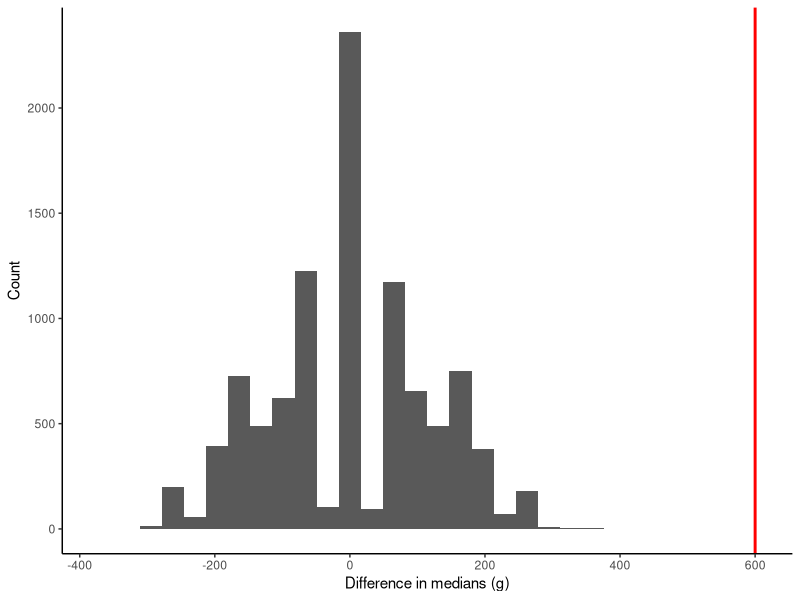
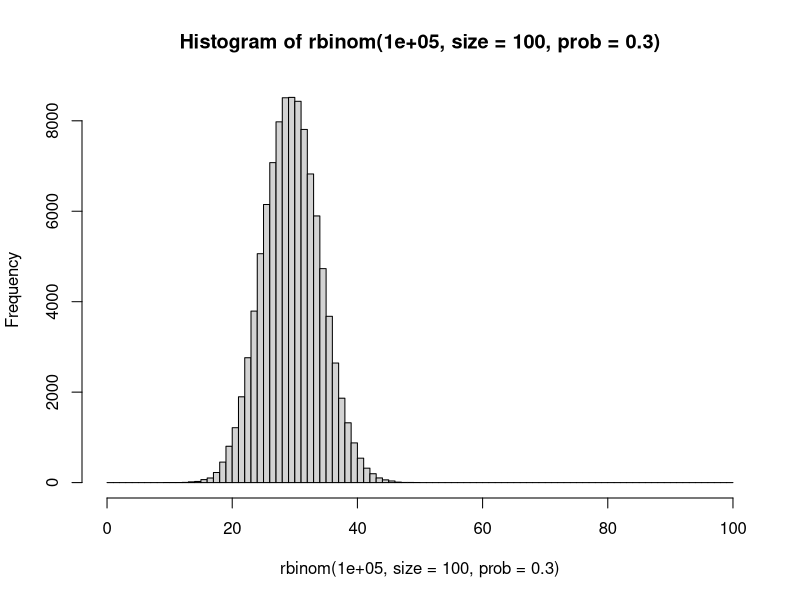
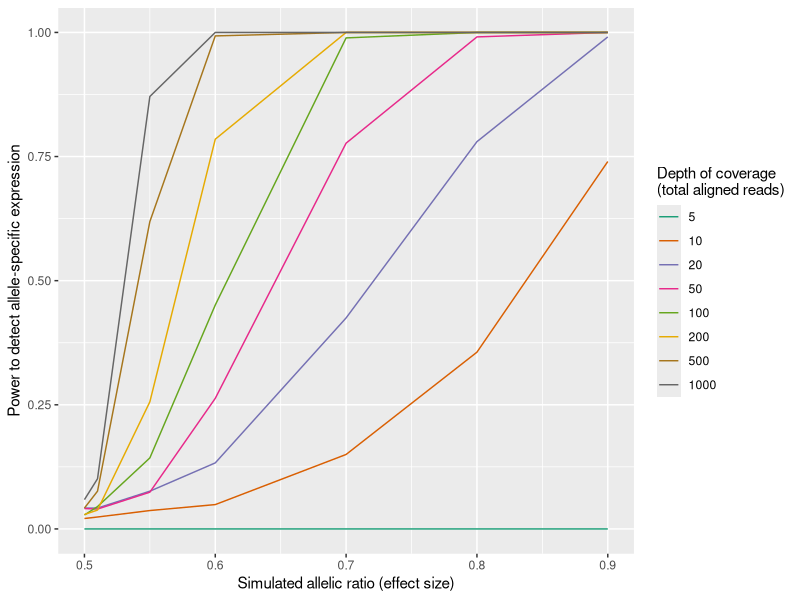

Write the R code that produced these figures, in order.
library(tidyverse)
library(palmerpenguins)

### Part 1: demonstration of bootstrap
# goal: compute the difference in median body mass between male and female Adelie penguins,
# as well as a confidence interval around this estimated difference in medians
# question: does the confidence interval overlap zero?

# 1a) prepare data

adelie_dt <- penguins %>%
  filter(species == "Adelie") %>%
  select(c("sex", "body_mass_g")) %>%
  drop_na()

# 1b) Point estimate (difference in medians)

obs_diff <- median(filter(adelie_dt, sex == "male")$body_mass_g) - median(filter(adelie_dt, sex == "female")$body_mass_g)


# 1c) Bootstrap (resample within each sex, with replacement)

bootstrap_replicates <- 5000
bootstrap_diffs <- rep(0, bootstrap_replicates) # create empty vector

set.seed(1)

for (i in 1:bootstrap_replicates) {
  male_b <- filter(adelie_dt, sex == "male") %>%
    slice_sample(n = nrow(.), replace = TRUE)
    
  female_b <- filter(adelie_dt, sex == "female") %>%
    slice_sample(n = nrow(.), replace = TRUE)

  d <- median(male_b$body_mass_g) - median(female_b$body_mass_g)

  bootstrap_diffs[i] <- d
}

# 1d) Compute 95% percentile CI

ci <- quantile(bootstrap_diffs, c(0.025, 0.975))
ci


### Part 2: demonstration of permutation test
# goal: compute a p-value for the difference in medians between male and female Adelie penguins

set.seed(2)

perm_replicates <- 10000
perm_diffs <- rep(0, perm_replicates)

for (i in 1:perm_replicates) {
  
  # shuffle the sex labels within the tibble
  adelie_perm <- adelie_dt %>%
    mutate(sex = sample(sex, replace = FALSE))
  
  # compute difference in medians using the same code as before
  d <- median(filter(adelie_perm, sex == "male")$body_mass_g) -
       median(filter(adelie_perm, sex == "female")$body_mass_g)
  
  perm_diffs[i] <- d
}

# One-sided p-value (male > female)
p_one_sided <- mean(perm_diffs >= obs_diff)
p_one_sided

# Two-sided p-value (optional)
p_two_sided <- mean(abs(perm_diffs) >= abs(obs_diff))
p_two_sided

# corresponding visualization
ggplot(aes(x = perm_diffs), data = tibble(perm_diffs)) +
  geom_histogram() +
  geom_vline(xintercept = obs_diff, linewidth = 1, color = "red") +
  theme_classic() + 
  xlab("Difference in medians (g)") +
  ylab("Count")

### Part 3: demonstration of power analysis

# https://www.researchgate.net/profile/Rui-Zhang-377/publication/262018045/figure/fig1/AS:296950378319872@1447809895486/Schematic-of-allele-specific-expression-A-The-two-chromosomal-copies-alleles-of-a.png


sample(c("R", "A"), size = 1, replace = TRUE)

sample(c("R", "A"), size = 5, replace = TRUE)

sample(c("R", "A"), size = 100, replace = TRUE) %>%
  table()

sample(c("R", "A"), size = 100, replace = TRUE, prob = c(0.9, 0.1)) %>%
  table()

binom.test(x = 55, n = 100, p = 0.5)

####

# power analysis

hist(rbinom(100000, size = 100, prob = 0.3), breaks = 0:100)
table(rbinom(100000, size = 100, prob = 0.3))

# simulate allele-specific expression (allelic ratio [prob] = 0.3)
# for 100,000 simulated sites with depth of 100 reads each, count how many times you see the ref allele
set.seed(1)
sim <- tibble(ref_reads = rbinom(100000, size = 100, prob = 0.3), total_reads = 100, prob_ref = 0.3) %>%
  rowwise() %>%
  mutate(pval = binom.test(ref_reads, total_reads, p = 0.5)$p.value) # compute p-values from binomial tests on each trial

power <- mean(sim$pval < 0.05) # power is the proportion of trials in which we rejected the null hypothesis
# note that we basically just need to set the number of trials high enough to ensure that our calculation of power
# doesn't depend on the number of trials that we ran

# now generalize to consider an arbitrary "fairness" of the coin and an arbitrary number of flips per trial
get_power <- function(p_ref, n_reads) {
  
  sim <- tibble(ref_reads = rbinom(1000, size = n_reads, prob = p_ref), 
                tot_reads = n_reads, prob_heads = p_ref) %>%
    rowwise() %>%
    mutate(pval = binom.test(ref_reads, tot_reads, p = 0.5)$p.value)
  
  power <- mean(sim$pval < 0.05)
  
  return(power)
  
}

power_sim <- expand_grid(prob_ref = c(0.5, 0.51, 0.55, 0.6, 0.7, 0.8, 0.9), 
                         num_reads = c(5, 10, 20, 50, 100, 200, 500, 1000)) %>%
  rowwise() %>%
  mutate(power = get_power(prob_ref, num_reads))

ggplot(data = power_sim, aes(x = prob_ref, y = power, color = factor(num_reads))) +
  geom_line() +
  ylab("Power to detect allele-specific expression") +
  xlab("Simulated allelic ratio (effect size)") +
  scale_color_brewer(palette = "Dark2", name = "Depth of coverage\n(total aligned reads)")

